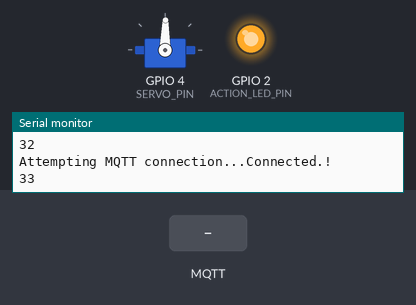
Recording of a sketch running on a simulated ESP8266 (NodeMCU). Shown: servo, output pins drawn as LEDs (lit = HIGH), the last lines printed to the serial monitor. The inputs (shaded band) are chosen by the test bench. WiFi joins after 1.5 s; servers stay silent unless stated; the local clock reads 2024-03-15 10:24:30 at power-on unless the sketch sets it; random numbers use the default seed unless the sketch sets one; no MQTT or app messages arrive unless stated.

Above: at 3.6 s.
3.7 s: MQTT message "0" arrives on the first subscribed topic
At 3.87 s:
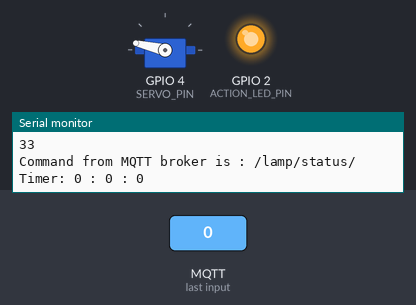
At 4.47 s:
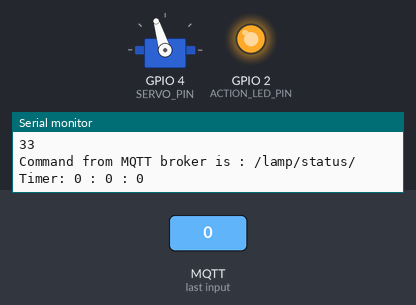
9.7 s: MQTT message "2" arrives on the first subscribed topic
At 17.3 s:
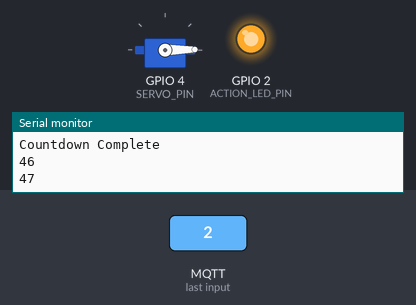
Timing chart, 0 to 18.7 s (numbered marks = the images above; inputs shaded):
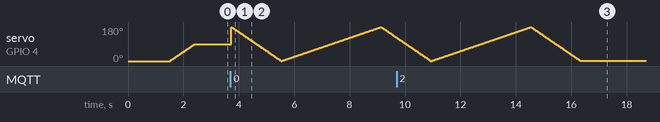

The sketch:

index.ino
```cpp
#include <ESP8266WiFi.h>
#include <PubSubClient.h>
#include <Servo.h>
#include <time.h>

#define SERVO_PIN 4 // 舵机 D2
#define ACTION_LED_PIN LED_BUILTIN //LED D0

// Timer
#define TIMER_START 0
#define TIMER_END 180

const char* mqttServerURL = "iot.eclipse.org"; //mqtt公用服务器
const char* ssid = "wifi ssid"; //wifi ssid
const char* password = "wifi password"; //wifi passwd

Servo myservo;
WiFiClient espClient;
PubSubClient mqttClient(espClient);

//设置时区
int timezone = 8; //东8区
int summertime = 0;
char actTime_str[20]; //现在的时间
char actDate_str[20]; //现在的日期

//秒计数
int numSeconds = 0;
bool numFlag = true;
int lastTime = 0;

//获得日期和天数
int destYear = 0;
int destMonth = 0;
int destDay = 0;
int destDays = 0;
bool countDown = false;
int startYear = 0;
int startMonth = 0;
int startDay = 0;
int startDays = 0;

//当前舵机位置
int currentServoPosition = 0;
double percentComplete = 0;
double lastPosition = 0;

// 获取天数
int days_in_month[13] = {0,31,28,31,30,31,30,31,31,30,31,30,31};

int leap_year(int year)
{
    if(year%400==0) return 1;

    if(year%4==0 && year%100!=0) return 1;

    return 0;
}

int number_of_days(int year, int day, int month)
{
    int result = 0;
    int i;

    for(i=1900; i < year; i++) {
        if(leap_year(i))
            result += 366;
        else
            result += 365;
    }

    for(i=1; i < month; i++) {
        result += days_in_month[i];

        if(leap_year(year) && i == 2) result++;
    }

    result += day;
    return result;
}

//设定舵机转到指定位置 add舵机初始化和断开
void MoveServoToPosition(int position, int speed)
{
  myservo.attach(SERVO_PIN); //初始化
  if (position < currentServoPosition)
  {
    for (int i = currentServoPosition; i > position; i--)
    {
      myservo.write(i);
      delay(speed);
    }
  }
  else if (position > currentServoPosition)
  {
    for (int i = currentServoPosition; i < position; i++)
    {
      myservo.write(i);
      delay(speed);
    }
  }

  currentServoPosition = position;
  myservo.detach();//断开 舵机不会发出声音
}

void setup()
{
  //初始化LED
  pinMode(ACTION_LED_PIN, OUTPUT);

  //wifi未连接
  digitalWrite(ACTION_LED_PIN, LOW);

  Serial.begin(115200);
  Serial.println();
  Serial.print("Connecting to: ");
  Serial.println(ssid);

  //wifi
  WiFi.begin(ssid, password);

  while (WiFi.status() != WL_CONNECTED)
  {
    delay(500);
    Serial.print(".");
  }

  randomSeed(micros());
  Serial.println("");
  Serial.println("WiFi connected");
  Serial.println("IP address: ");
  Serial.println(WiFi.localIP());

  mqttClient.setServer(mqttServerURL, 1883);
  mqttClient.setCallback(callback);

  //wifi连接
  digitalWrite(ACTION_LED_PIN, HIGH);

  //舵机初始化位置
  MoveServoToPosition(90, 10);

  // NTP 获得时间
  configTime(timezone * 3600, 0, "0.europe.pool.ntp.org", "pool.ntp.org", "time.nist.gov");
  Serial.println("\nWaiting for time");
  while (!time(nullptr))
  {
    Serial.print(".");
    delay(1000);
  }
  Serial.println("");

}

void loop()
{
  time_t now = time(nullptr)+(summertime*3600);
  struct tm *tmp = localtime(&now);
  if (lastTime != tmp->tm_sec)
  {
    numSeconds++;
    lastTime = tmp->tm_sec;
    Serial.println(tmp->tm_sec);
  }
  if (numSeconds > 360)
  {

    //1小时获取时间一次
    sprintf (actTime_str, "%02d:%02d:%02d", tmp->tm_hour , tmp->tm_min, tmp->tm_sec);
    sprintf (actDate_str, "%02d.%02d.%04d", tmp->tm_mday , tmp->tm_mon+1, 1900+tmp->tm_year);
    if (tmp->tm_isdst > 0)
    {
      summertime = 1;
    }
    else
    {
      summertime = 0;
    }

    if (countDown == true)
    {
      digitalWrite(ACTION_LED_PIN, HIGH);
      int curYear = (actDate_str[6] - '0') * 1000 + (actDate_str[7] - '0') * 100 + (actDate_str[8] - '0') * 10 + (actDate_str[9] - '0');
      int curMonth = (actDate_str[3] - '0') * 10 + (actDate_str[4] - '0');
      int curDay = (actDate_str[0] - '0') * 10 + (actDate_str[1] - '0');
      int curDays = curDays = number_of_days(curYear, curDay, curMonth);

      if (startDay == 0 && startMonth == 0 && startYear == 0)
      {
        // 开始日期
        startYear = (actDate_str[6] - '0') * 1000 + (actDate_str[7] - '0') * 100 + (actDate_str[8] - '0') * 10 + (actDate_str[9] - '0');
        startMonth = (actDate_str[3] - '0') * 10 + (actDate_str[4] - '0');
        startDay = (actDate_str[0] - '0') * 10 + (actDate_str[1] - '0');
        startDays = number_of_days(startYear, startDay, startMonth);
        Serial.print("TimeStamp Year: "); Serial.print(startYear); Serial.print("; Month: "); Serial.print(startMonth); Serial.print("; Day: "); Serial.println(startDay);
      }

      int totalDays = destDays - startDays;
      int daysLeft = destDays - curDays;

      Serial.print("Days Left: "); Serial.println(daysLeft);

      if(daysLeft <= 0) // Countdown
      {
        Serial.println("Countdown Complete");
        MoveServoToPosition(TIMER_START, 10);
        MoveServoToPosition(TIMER_END, 20);
        MoveServoToPosition(TIMER_START, 10);
      }
      else
      {
        percentComplete = 1.0 - ((double)daysLeft / (double)totalDays);
        if (lastPosition != percentComplete)
        {
          lastPosition = percentComplete;
          MoveServoToPosition((int)(percentComplete * TIMER_END),1000);
        }
        Serial.print("Percent Complete: "); Serial.println(percentComplete);
      }
    }

    numSeconds = 0;
  }

  if (!mqttClient.connected())
  {
    connectToMQTT();
  }
  mqttClient.loop();
}

// mqtt反馈执行
void callback(char* topic, byte* payload, unsigned int length)
{
  Serial.print("Command from MQTT broker is : ");
  Serial.println(topic);

  if (payload[0] == '0') //倒计时模式
  {
    //获得秒数
    int seconds = 0;

    for (int i = 1; i < length; i++)
    {
      seconds = seconds * 10 + (payload[i] - '0');
    }

    int h = seconds / 3600;
    int m = (seconds - h * 3600) / 60;
    int s = (seconds - h * 3600) % 60;

    Serial.print("Timer: ");
    Serial.print(h);
    Serial.print(" : ");
    Serial.print(m);
    Serial.print(" : ");
    Serial.println(s);

    //执行
    int totalDistance = abs(TIMER_END - TIMER_START);
    int speed = (seconds * 1000) / totalDistance;
    MoveServoToPosition(TIMER_START, 0);
    MoveServoToPosition(TIMER_END, speed);

    MoveServoToPosition(TIMER_START, 10);
    MoveServoToPosition(TIMER_END, 20);
    MoveServoToPosition(TIMER_START, 10);

    Serial.println();
  }
  else if (payload[0] = '1') //日期倒计时模式
  {
    countDown = true;
    // 目标日期// 116.12.2017
    if (destYear == 0 && destMonth == 0 && destDay == 0)
    {
      destYear = (payload[6 + 1] - '0') * 1000 + (payload[7 + 1] - '0') * 100 + (payload[8 + 1] - '0') * 10 + (payload[9 + 1] - '0');
      destMonth = (payload[3 + 1] - '0') * 10 + (payload[4 + 1] - '0');
      destDay = (payload[0 + 1] - '0') * 10 + (payload[1 + 1] - '0');
      destDays = number_of_days(destYear, destDay, destMonth);
      Serial.print("Dest Year: "); Serial.print(destYear); Serial.print("; Month: "); Serial.print(destMonth); Serial.print("; Day: "); Serial.println(destDay);
      numSeconds = 3600;
      MoveServoToPosition(TIMER_START, 0);
    }
  }
  else if (payload[0] = '2')
  {
    digitalWrite(ACTION_LED_PIN, LOW);
    countDown = false;
    destYear == 0;
    destMonth == 0;
    destDay == 0;
    startDay == 0;
    startMonth == 0;
    startYear == 0;
  }
}

// 与MQtt服务器连接
void connectToMQTT()
{
  while (!mqttClient.connected())
  {
    Serial.print("Attempting MQTT connection...");

    // Create a random Client ID
    String clientId = "ESP8266Client-";
    clientId += String(random(0xffff), HEX);

    // Attempt to connect
    // if your MQTT broker has ClientID, Username and Password then change following line to // if (mqttClient.connect(clientId,userName,passWord))
    if (mqttClient.connect(clientId.c_str()))
    {
      Serial.println("Connected.!");

      // Subscribe to a topic
      mqttClient.subscribe("/lamp/status/"); // 改变订阅
    }
    else
    {
      Serial.print("failed, rc=");
      Serial.print(mqttClient.state());

      Serial.println(" try again in 6 seconds");
      delay(6000);
    }
  }
}
```
